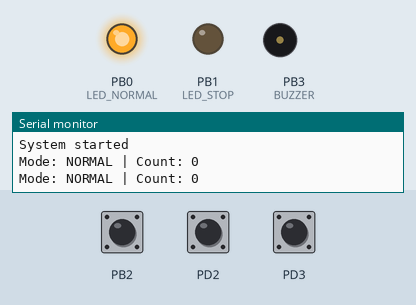
This program was run on a simulated ATmega32, built with avr-gcc and emulated at 8 MHz. Parts: output pins drawn as LEDs (lit = HIGH), buzzer (waves = sounding, pin HIGH), the last lines printed to the serial monitor. The inputs (shaded band) are chosen by the test bench; at power-on: PD2 HIGH, PB2 HIGH, PD3 HIGH.

Above: at 1.2 s.
1.3 s: PD2 pulled LOW for 0.15 s
At 1.7 s:
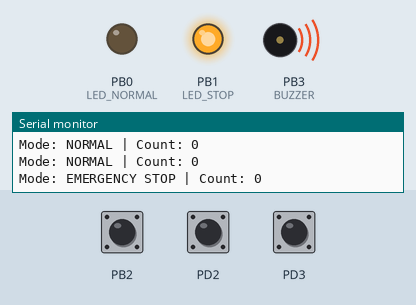
2.9 s: PB2 pulled LOW for 0.15 s
At 4.1 s:
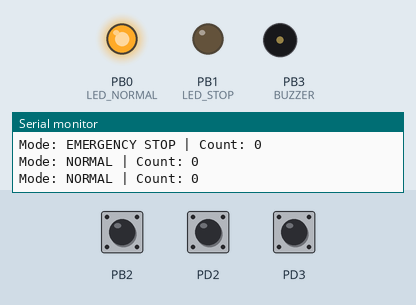
4.5 s: PD2 pulled LOW for 1 s
At 5.4 s:
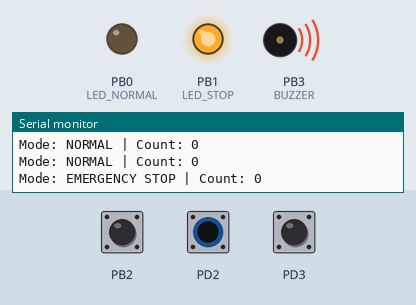
Timing chart, 0 to 7.5 s (numbered marks = the images above; inputs shaded):
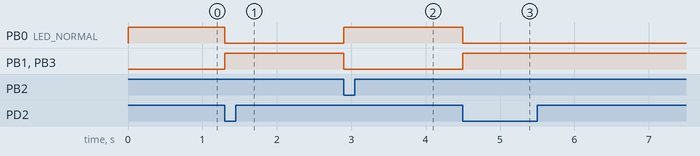

The program:

main.c
```c
/*
 * CT 321 PBL 07
 * Project: External Interrupt-Based Emergency Stop and Event Counter System
 * Target MCU: ATmega32
 * Clock: 8 MHz
 * IDE: MPLAB for VS Code / AVR-GCC compatible toolchain
 *
 * INT0 (PD2): Emergency stop button, active LOW, internal pull-up
 * INT1 (PD3): Event pulse sensor/button, active LOW, internal pull-up
 * INT2 (PB2): Recovery/reset button, active LOW, internal pull-up
 * PB0: Green LED (normal mode)
 * PB1: Red LED (emergency mode)
 * PB3: Buzzer (emergency mode)
 * PD1/TXD: UART serial output, 9600 baud
 */

#define F_CPU 8000000UL

#include <avr/io.h>
#include <avr/interrupt.h>
#include <stdint.h>

#define DEBOUNCE_MS   200UL
#define HEARTBEAT_MS 1000UL

#define LED_NORMAL  PB0
#define LED_STOP    PB1
#define BUZZER      PB3

volatile uint16_t event_count          = 0;
volatile uint8_t  emergency_mode       = 0;
volatile uint8_t  display_update_required = 1;
volatile uint32_t system_ms            = 0;
volatile uint32_t last_int0_ms         = 0;
volatile uint32_t last_int1_ms         = 0;
volatile uint32_t last_int2_ms         = 0;

/* ---------- UART helpers ---------- */

static void uart_send_char(char c)
{
    while (!(UCSRA & (1 << UDRE))) {
        ;
    }
    UDR = c;
}

static void uart_send_text(const char *text)
{
    while (*text) {
        uart_send_char(*text++);
    }
}

static void uart_send_uint16(uint16_t value)
{
    char    buffer[6];
    uint8_t index = 0;

    if (value == 0) {
        uart_send_char('0');
        return;
    }
    while (value > 0 && index < sizeof(buffer)) {
        buffer[index++] = (char)((value % 10) + '0');
        value           = (uint16_t)(value / 10);
    }
    while (index > 0) {
        uart_send_char(buffer[--index]);
    }
}

/* ---------- Peripheral init ---------- */

static void uart_init(void)
{
    /* 9600 baud at 8 MHz, normal speed: UBRR = 51 */
    UBRRH = 0;
    UBRRL = 51;
    UCSRB = (1 << TXEN);
    UCSRC = (1 << URSEL) | (1 << UCSZ1) | (1 << UCSZ0);
}

static void timer0_init(void)
{
    /* CTC mode, prescaler 64: 8 MHz / 64 / 125 = 1 kHz (1 ms tick) */
    TCCR0 = (1 << WGM01) | (1 << CS01) | (1 << CS00);
    OCR0  = 124;
    TIMSK |= (1 << OCIE0);
}

static void gpio_init(void)
{
    /* Input pins with internal pull-ups (active-LOW buttons) */
    DDRD  &= ~((1 << PD2) | (1 << PD3));
    PORTD |=  ((1 << PD2) | (1 << PD3));

    DDRB  &= ~(1 << PB2);
    PORTB |=  (1 << PB2);

    /* Output pins: LEDs and buzzer, all OFF initially */
    DDRB  |=  (1 << LED_NORMAL) | (1 << LED_STOP) | (1 << BUZZER);
    PORTB &= ~((1 << LED_NORMAL) | (1 << LED_STOP) | (1 << BUZZER));
}

static void external_interrupts_init(void)
{
    /* INT0 falling edge: ISC01=1, ISC00=0 */
    MCUCR |=  (1 << ISC01);
    MCUCR &= ~(1 << ISC00);

    /* INT1 falling edge: ISC11=1, ISC10=0 */
    MCUCR |=  (1 << ISC11);
    MCUCR &= ~(1 << ISC10);

    /* INT2 falling edge: ISC2=0 */
    MCUCSR &= ~(1 << ISC2);

    /* Clear pending flags then enable all three */
    GIFR |= (1 << INTF0) | (1 << INTF1) | (1 << INTF2);
    GICR |= (1 << INT0)  | (1 << INT1)  | (1 << INT2);
}

/* ---------- Output and display ---------- */

static void update_outputs(uint8_t emergency)
{
    if (emergency) {
        PORTB &= ~(1 << LED_NORMAL);
        PORTB |=  (1 << LED_STOP) | (1 << BUZZER);
    } else {
        PORTB |=  (1 << LED_NORMAL);
        PORTB &= ~((1 << LED_STOP) | (1 << BUZZER));
    }
}

static void print_status(uint16_t count, uint8_t emergency)
{
    uart_send_text("Mode: ");
    uart_send_text(emergency ? "EMERGENCY STOP" : "NORMAL");
    uart_send_text(" | Count: ");
    uart_send_uint16(count);
    uart_send_text("\r\n");
}

/* ---------- ISRs ---------- */

ISR(TIMER0_COMP_vect)
{
    system_ms++;
}

ISR(INT0_vect)
{
    uint32_t now = system_ms;
    if ((now - last_int0_ms) >= DEBOUNCE_MS) {
        emergency_mode            = 1;
        display_update_required   = 1;
        last_int0_ms              = now;
    }
}

ISR(INT1_vect)
{
    uint32_t now = system_ms;
    if ((now - last_int1_ms) >= DEBOUNCE_MS) {
        if (!emergency_mode) {
            event_count++;
            display_update_required = 1;
        }
        last_int1_ms = now;
    }
}

ISR(INT2_vect)
{
    uint32_t now = system_ms;
    if ((now - last_int2_ms) >= DEBOUNCE_MS) {
        if (emergency_mode) {
            emergency_mode = 0;
        } else {
            event_count = 0;
        }
        display_update_required = 1;
        last_int2_ms            = now;
    }
}

/* ---------- Main ---------- */

int main(void)
{
    uint16_t local_count;
    uint8_t  local_emergency;
    uint8_t  update_needed;
    uint32_t now;
    uint32_t last_heartbeat_ms = 0;

    gpio_init();
    uart_init();
    timer0_init();
    external_interrupts_init();

    sei();

    /* Force known-good startup state: green ON, red OFF, buzzer OFF */
    update_outputs(0);

    uart_send_text("System started\r\n");

    /* Print initial status immediately */
    cli();
    local_count    = event_count;
    local_emergency = emergency_mode;
    display_update_required = 0;
    sei();

    print_status(local_count, local_emergency);

    while (1) {
        /* Snapshot all volatile state atomically */
        cli();
        local_count    = event_count;
        local_emergency = emergency_mode;
        now            = system_ms;
        update_needed  = display_update_required;
        if (update_needed) {
            display_update_required = 0;
        }
        sei();

        /* Always drive LEDs and buzzer to match current mode */
        update_outputs(local_emergency);

        /* Print on button event */
        if (update_needed) {
            print_status(local_count, local_emergency);
            last_heartbeat_ms = now;
        }

        /* Heartbeat: print every 1000 ms even with no button activity */
        if ((now - last_heartbeat_ms) >= HEARTBEAT_MS) {
            last_heartbeat_ms = now;
            print_status(local_count, local_emergency);
        }
    }

    return 0;
}
```

Measured:
- after the input at 1.3 s, PB0 (LED_NORMAL): HIGH → LOW at once; PB1 (LED_STOP), PB3 (BUZZER): LOW → HIGH at once
- after the input at 2.9 s, PB0 (LED_NORMAL): LOW → HIGH at once; PB1 (LED_STOP), PB3 (BUZZER): HIGH → LOW at once
- after the input at 4.5 s, PB0 (LED_NORMAL): HIGH → LOW at once; PB1 (LED_STOP), PB3 (BUZZER): LOW → HIGH at once
